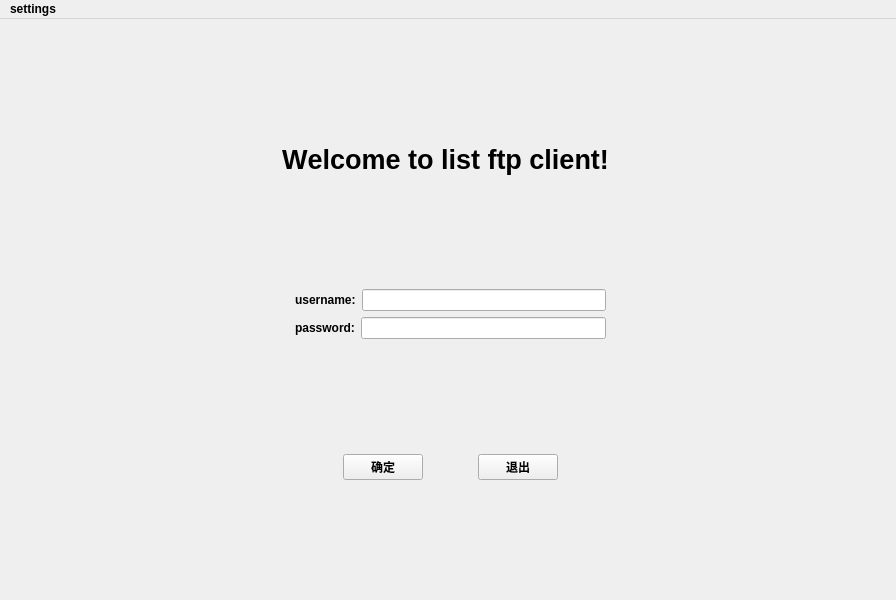
<?xml version="1.0" encoding="UTF-8"?>
<ui version="4.0">
 <class>MainWindow</class>
 <widget class="QMainWindow" name="MainWindow">
  <property name="geometry">
   <rect>
    <x>0</x>
    <y>0</y>
    <width>896</width>
    <height>600</height>
   </rect>
  </property>
  <property name="sizePolicy">
   <sizepolicy hsizetype="Expanding" vsizetype="Expanding">
    <horstretch>0</horstretch>
    <verstretch>0</verstretch>
   </sizepolicy>
  </property>
  <property name="font">
   <font>
    <weight>75</weight>
    <bold>true</bold>
   </font>
  </property>
  <property name="windowTitle">
   <string>MainWindow</string>
  </property>
  <property name="animated">
   <bool>false</bool>
  </property>
  <widget class="QWidget" name="centralwidget">
   <property name="sizePolicy">
    <sizepolicy hsizetype="Expanding" vsizetype="Expanding">
     <horstretch>0</horstretch>
     <verstretch>0</verstretch>
    </sizepolicy>
   </property>
   <widget class="QLabel" name="label_3">
    <property name="geometry">
     <rect>
      <x>200</x>
      <y>80</y>
      <width>491</width>
      <height>121</height>
     </rect>
    </property>
    <property name="sizePolicy">
     <sizepolicy hsizetype="Expanding" vsizetype="Expanding">
      <horstretch>0</horstretch>
      <verstretch>0</verstretch>
     </sizepolicy>
    </property>
    <property name="font">
     <font>
      <pointsize>20</pointsize>
      <weight>75</weight>
      <bold>true</bold>
      <kerning>false</kerning>
     </font>
    </property>
    <property name="text">
     <string>Welcome to list ftp client!</string>
    </property>
    <property name="alignment">
     <set>Qt::AlignCenter</set>
    </property>
   </widget>
   <widget class="QWidget" name="layoutWidget">
    <property name="geometry">
     <rect>
      <x>295</x>
      <y>270</y>
      <width>311</width>
      <height>191</height>
     </rect>
    </property>
    <layout class="QVBoxLayout" name="verticalLayout">
     <item>
      <layout class="QHBoxLayout" name="horizontalLayout_2">
       <item>
        <widget class="QLabel" name="label">
         <property name="text">
          <string>username:</string>
         </property>
        </widget>
       </item>
       <item>
        <widget class="QLineEdit" name="username_edit">
         <property name="sizePolicy">
          <sizepolicy hsizetype="Expanding" vsizetype="Fixed">
           <horstretch>0</horstretch>
           <verstretch>0</verstretch>
          </sizepolicy>
         </property>
         <property name="text">
          <string/>
         </property>
         <property name="dragEnabled">
          <bool>true</bool>
         </property>
         <property name="clearButtonEnabled">
          <bool>false</bool>
         </property>
        </widget>
       </item>
      </layout>
     </item>
     <item>
      <layout class="QHBoxLayout" name="horizontalLayout_3">
       <property name="sizeConstraint">
        <enum>QLayout::SetMaximumSize</enum>
       </property>
       <item>
        <widget class="QLabel" name="label_2">
         <property name="text">
          <string>password:</string>
         </property>
        </widget>
       </item>
       <item>
        <widget class="QLineEdit" name="password_edit">
         <property name="echoMode">
          <enum>QLineEdit::Password</enum>
         </property>
         <property name="clearButtonEnabled">
          <bool>false</bool>
         </property>
        </widget>
       </item>
      </layout>
     </item>
     <item>
      <layout class="QHBoxLayout" name="horizontalLayout_4">
       <item>
        <spacer name="verticalSpacer">
         <property name="orientation">
          <enum>Qt::Vertical</enum>
         </property>
         <property name="sizeHint" stdset="0">
          <size>
           <width>20</width>
           <height>40</height>
          </size>
         </property>
        </spacer>
       </item>
      </layout>
     </item>
     <item>
      <layout class="QHBoxLayout" name="horizontalLayout">
       <item>
        <spacer name="horizontalSpacer">
         <property name="orientation">
          <enum>Qt::Horizontal</enum>
         </property>
         <property name="sizeHint" stdset="0">
          <size>
           <width>40</width>
           <height>20</height>
          </size>
         </property>
        </spacer>
       </item>
       <item>
        <widget class="QPushButton" name="confirm_btn">
         <property name="text">
          <string>确定</string>
         </property>
        </widget>
       </item>
       <item>
        <spacer name="horizontalSpacer_3">
         <property name="orientation">
          <enum>Qt::Horizontal</enum>
         </property>
         <property name="sizeHint" stdset="0">
          <size>
           <width>40</width>
           <height>20</height>
          </size>
         </property>
        </spacer>
       </item>
       <item>
        <widget class="QPushButton" name="exit_btn">
         <property name="text">
          <string>退出</string>
         </property>
        </widget>
       </item>
       <item>
        <spacer name="horizontalSpacer_2">
         <property name="orientation">
          <enum>Qt::Horizontal</enum>
         </property>
         <property name="sizeHint" stdset="0">
          <size>
           <width>40</width>
           <height>20</height>
          </size>
         </property>
        </spacer>
       </item>
      </layout>
     </item>
    </layout>
   </widget>
  </widget>
  <widget class="QMenuBar" name="menubar">
   <property name="geometry">
    <rect>
     <x>0</x>
     <y>0</y>
     <width>896</width>
     <height>32</height>
    </rect>
   </property>
   <widget class="QMenu" name="menu">
    <property name="title">
     <string>settings</string>
    </property>
    <addaction name="actionaddress_settings"/>
   </widget>
   <addaction name="menu"/>
  </widget>
  <action name="actionaddress_settings">
   <property name="text">
    <string>address settings</string>
   </property>
  </action>
 </widget>
 <resources/>
 <connections/>
</ui>
